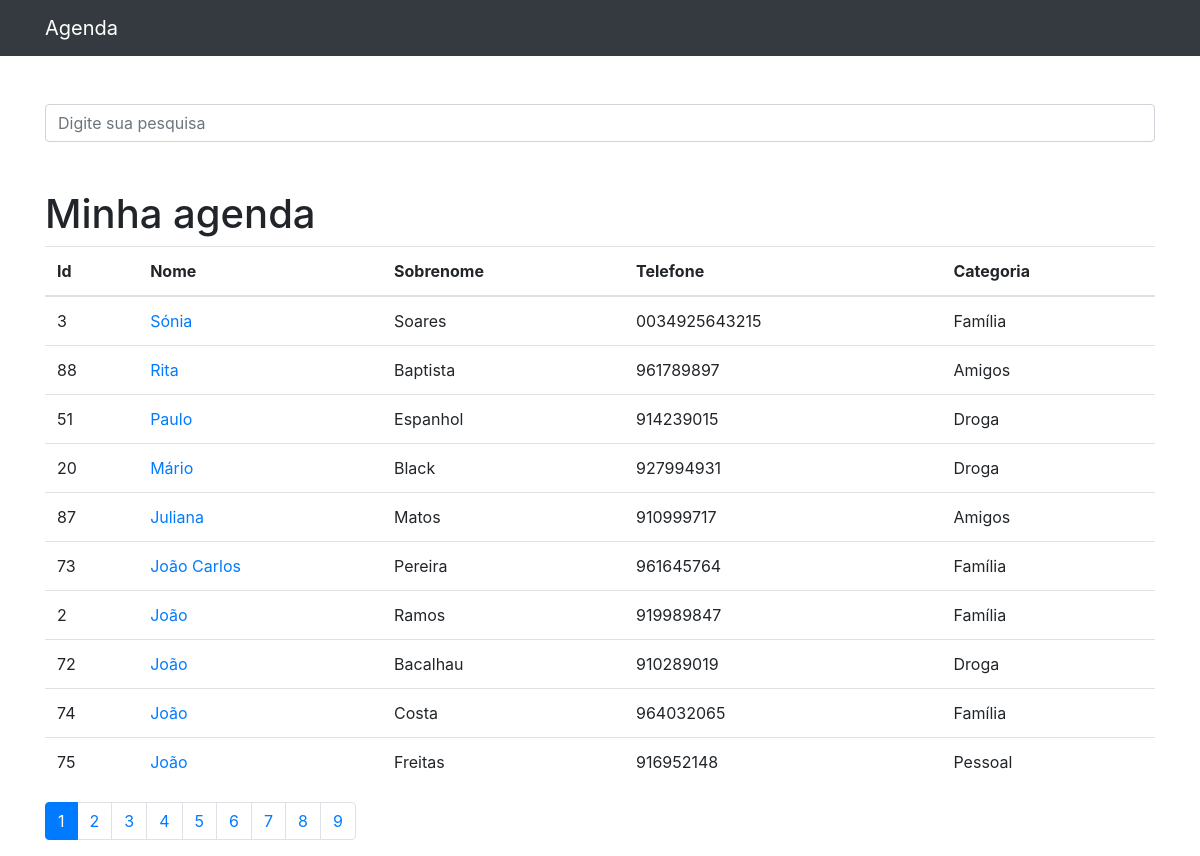
The page / on the database its author committed.
### contactos/models.py (models this page shows, shortened)
class Contacto(models.Model):
    nome = models.CharField('Nome', max_length=100)
    apelido = models.CharField('Apelido', max_length=100, blank=True)
    telefone = models.CharField('Telefone', max_length=15, unique=True)
    email = models.EmailField('E-mail', blank=True)
    data_criacao = models.DateTimeField('Data de criação', default=timezone.now)
    descricao = models.TextField(blank=True)
    categoria = models.ForeignKey(Categoria, on_delete=models.DO_NOTHING)
    mostrar = models.BooleanField(default=True)
    foto = models.ImageField('Foto', blank=True, upload_to='fotos')

class Categoria(models.Model):
    nome = models.CharField(max_length=200)
    def __str__(self):
        return self.nome

### contactos/views.py (the view)
# urls.py: urlpatterns = [path('', views.index, name='index'),
def index(request):
    contactos = Contacto.objects.order_by('-nome').filter(mostrar=True)
    pagina = Paginator(contactos, 10)
    pag = request.GET.get('page')
    contactos = pagina.get_page(pag)
    return render(request, 'contactos/index.html', {'contactos': contactos})

### contactos/templates/contactos/index.html
{% extends 'base.html' %}
{% block conteudo %}
<h1 class="mt-5">Minha agenda</h1>
<table class="table">
  <thead>
    <tr>
      <th>Id</th>
      <th>Nome</th>
      <th>Sobrenome</th>
      <th>Telefone</th>
      <th>Categoria</th>
    </tr>
  </thead>
  <tbody>
  {% for contacto in contactos %}
    <tr>
      <td>{{ contacto.id }}</td>
      <td>
        <a href="{% url 'detalhe' contacto.id %}">{{ contacto.nome }}</a>
      </td>
      <td>{{ contacto.apelido }}</td>
      <td>{{ contacto.telefone }}</td>
      <td>{{ contacto.categoria }}</td>
    </tr>
  {% endfor %}
  </tbody>
</table>
<nav aria-label="Page navigation example">
  <ul class="pagination">
    {% for pagina in contactos.paginator.page_range %}
    {% if contactos.number == pagina %}
    <li class="page-item active">
      <a class="page-link" href="?page={{ pagina }}&termo={{ request.GET.termo }}">{{ pagina }}</a>
    </li>
    {% else %}
    <li class="page-item">
      <a class="page-link" href="?page={{ pagina }}&termo={{ request.GET.termo }}">{{ pagina }}</a>
    </li>
    {% endif %}
    {% endfor %}
  </ul>
</nav>
{% endblock %}

### templates/base.html (shortened to what this page needs)
{% load static %}
<!DOCTYPE html>
<html lang="pt">
<head>
  {% include 'parciais/_head.html' %}
</head>
<body>
{% include 'parciais/_nav.html' %}
  <div class="container">
    <div class="row">
      <div class="col-lg-12">
        <br>
        {% if 'contas' not in request.path %}
        <br>
        <form method="get" action="{% url 'busca' %}">
          <div class="form-group row">
            <div class="col-12">
              <input class="form-control"
              type="search" value="{{ request.GET.termo }}"
              id="search-input"
              placeholder="Digite sua pesquisa"
              name="termo">
              {% endif %}
            </div>
          </div>
        </form>
        {% block conteudo %}{% endblock %}
      </div>
    </div>
  </div>
</body>
</html>

### templates/parciais/_head.html (shortened to what this page needs)
{% load static %}
<link href="{% static 'vendor/bootstrap/css/bootstrap.min.css' %}" rel="stylesheet">

### templates/parciais/_nav.html (shortened to what this page needs)
<nav class="navbar navbar-expand-lg navbar-dark bg-dark static-top">
    <div class="container">
        <a class="navbar-brand" href="#">Agenda</a>
    </div>
</nav>

### rows shown on the page
Contacto: id "3", nome "Sónia", apelido "Soares", telefone "0034925643215", categoria "Família"
Contacto: id "88", nome "Rita", apelido "Baptista", telefone "961789897", categoria "Amigos"
Contacto: id "51", nome "Paulo", apelido "Espanhol", telefone "914239015", categoria "Droga"
Contacto: id "20", nome "Mário", apelido "Black", telefone "927994931", categoria "Droga"
Contacto: id "87", nome "Juliana", apelido "Matos", telefone "910999717", categoria "Amigos"
Contacto: id "73", nome "João Carlos", apelido "Pereira", telefone "961645764", categoria "Família"
Contacto: id "2", nome "João", apelido "Ramos", telefone "919989847", categoria "Família"
Contacto: id "72", nome "João", apelido "Bacalhau", telefone "910289019", categoria "Droga"
Contacto: id "74", nome "João", apelido "Costa", telefone "964032065", categoria "Família"
Contacto: id "75", nome "João", apelido "Freitas", telefone "916952148", categoria "Pessoal"

### other values the page prints
{{ pagina }} "1"
{{ pagina }} "2" "3" "4" "5" "6" "7" "8" "9"
